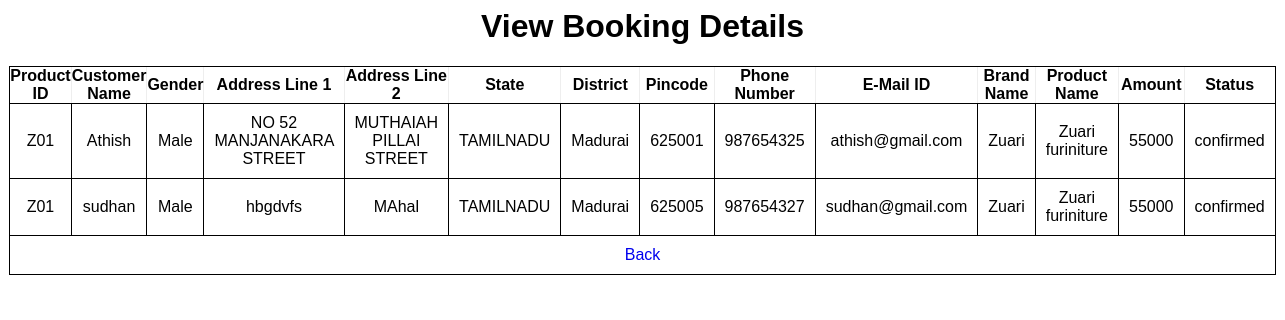
/viewbook.php, run on the app's committed database.
### tables this page shows
CREATE TABLE `conbook` (
  `product_id` varchar(500) NOT NULL,
  `cname` varchar(500) NOT NULL,
  `gender` varchar(500) NOT NULL,
  `add1` varchar(500) NOT NULL,
  `add2` varchar(500) NOT NULL,
  `state` varchar(500) NOT NULL,
  `district` varchar(500) NOT NULL,
  `pincode` int(9) NOT NULL,
  `ph_no` varchar(10) NOT NULL,
  `mail` varchar(500) NOT NULL,
  `brand_name` varchar(500) NOT NULL,
  `prod_name` varchar(500) NOT NULL,
  `amount` varchar(9) NOT NULL,
  `status` varchar(500) NOT NULL
);

### viewbook.php (the view, shortened to what this page needs)
<html>
	<head>
    <link rel="stylesheet" href="booking.css">
  </head>
  <body>
  <center> <h1>View Booking Details</h1>
	<table border="1" >
  <tr>
    <th>Product ID</th>
    <th>Customer Name</th>
    <th>Gender</th>
    <th>Address Line 1</th>
    <th>Address Line 2</th>
    <th>State</th>
    <th>District</th>
    <th>Pincode</th>
    <th>Phone Number</th>
    <th>E-Mail ID</th>
    <th>Brand Name</th>
    <th>Product Name</th>
    <th>Amount</th>
    <th>Status</th>
  </tr>
<?php
$con=mysqli_connect("localhost", "root", "","fmsdb");
$sql="select * from conbook";
$res=mysqli_query($con,$sql);
while($coln=mysqli_fetch_array($res))
{
echo"<tr><td>".$coln[0]."</td><td>".$coln[1]."</td><td>".$coln[2]."</td><td>".$coln[3]."</td><td>".$coln[4]."</td><td>".$coln[5]."</td><td>".$coln[6]."</td><td>".$coln[7]."</td><td>".$coln[8]."</td><td>".$coln[9]."</td><td>".$coln[10]."</td><td>".$coln[11]."</td><td>".$coln[12]."</td><td>".$coln[13]."</td></tr>";
}
?>
	<tr align="center">
	<td colspan="14"><a class="back" href="adminindex.html">Back</a></td>
	</tr>
	</table></center>
	<br>
	<br>
</body>
</html>

### booking.css (style rules this page uses)
body { font-family: Verdana, Geneva, Tahoma, sans-serif; height: auto; }
* { padding: 0; box-sizing: border-box; }
a { text-decoration: none; }
table, td { border: 1px solid; text-align: center; }
table { width: 50%; border-collapse: collapse; }
td { padding: 10px; }

### data on the page
conbook: product "Z01", cname "Athish", gender "Male", add1 "NO 52 MANJANAKARA STREET", add2 "MUTHAIAH PILLAI STREET", state "TAMILNADU", district "Madurai", pincode "625001", ph_no "987654325", mail "athish@gmail.com", brand_name "Zuari", prod_name "Zuari furiniture", amount "55000", status "confirmed"
conbook: product "Z01", cname "sudhan", gender "Male", add1 "hbgdvfs", add2 "MAhal", state "TAMILNADU", district "Madurai", pincode "625005", ph_no "987654327", mail "sudhan@gmail.com", brand_name "Zuari", prod_name "Zuari furiniture", amount "55000", status "confirmed"
